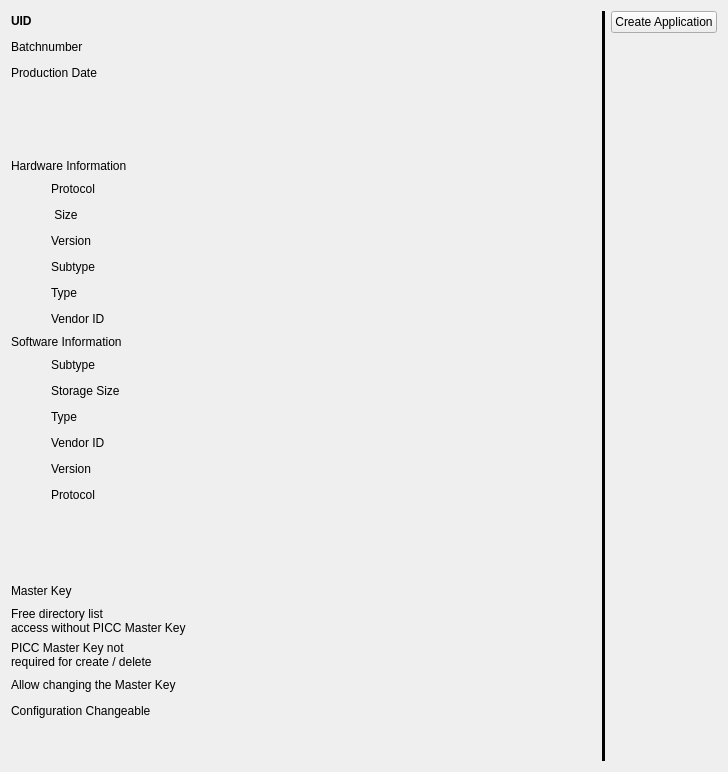
<?xml version="1.0" encoding="UTF-8"?>
<ui version="4.0">
 <class>CardWidget</class>
 <widget class="QWidget" name="CardWidget">
  <property name="geometry">
   <rect>
    <x>0</x>
    <y>0</y>
    <width>728</width>
    <height>772</height>
   </rect>
  </property>
  <property name="windowTitle">
   <string>CardWidget</string>
  </property>
  <layout class="QHBoxLayout" name="horizontalLayout_22">
   <item>
    <layout class="QVBoxLayout" name="verticalLayout_2">
     <item>
      <layout class="QHBoxLayout" name="horizontalLayout">
       <item>
        <widget class="QLabel" name="label">
         <property name="minimumSize">
          <size>
           <width>50</width>
           <height>0</height>
          </size>
         </property>
         <property name="font">
          <font>
           <weight>75</weight>
           <bold>true</bold>
          </font>
         </property>
         <property name="text">
          <string>UID</string>
         </property>
         <property name="alignment">
          <set>Qt::AlignLeading|Qt::AlignLeft|Qt::AlignVCenter</set>
         </property>
        </widget>
       </item>
       <item>
        <spacer name="horizontalSpacer">
         <property name="orientation">
          <enum>Qt::Horizontal</enum>
         </property>
         <property name="sizeType">
          <enum>QSizePolicy::Expanding</enum>
         </property>
         <property name="sizeHint" stdset="0">
          <size>
           <width>40</width>
           <height>20</height>
          </size>
         </property>
        </spacer>
       </item>
       <item>
        <widget class="QLabel" name="uid">
         <property name="text">
          <string/>
         </property>
         <property name="textInteractionFlags">
          <set>Qt::LinksAccessibleByMouse|Qt::TextSelectableByMouse</set>
         </property>
        </widget>
       </item>
      </layout>
     </item>
     <item>
      <layout class="QHBoxLayout" name="horizontalLayout_2">
       <item>
        <widget class="QLabel" name="label_2">
         <property name="text">
          <string>Batchnumber</string>
         </property>
        </widget>
       </item>
       <item>
        <spacer name="horizontalSpacer_14">
         <property name="orientation">
          <enum>Qt::Horizontal</enum>
         </property>
         <property name="sizeHint" stdset="0">
          <size>
           <width>40</width>
           <height>20</height>
          </size>
         </property>
        </spacer>
       </item>
       <item>
        <widget class="QLabel" name="batchnumber">
         <property name="text">
          <string/>
         </property>
         <property name="textInteractionFlags">
          <set>Qt::LinksAccessibleByMouse|Qt::TextSelectableByMouse</set>
         </property>
        </widget>
       </item>
      </layout>
     </item>
     <item>
      <layout class="QHBoxLayout" name="horizontalLayout_3">
       <item>
        <widget class="QLabel" name="label_3">
         <property name="text">
          <string>Production Date</string>
         </property>
        </widget>
       </item>
       <item>
        <spacer name="horizontalSpacer_15">
         <property name="orientation">
          <enum>Qt::Horizontal</enum>
         </property>
         <property name="sizeHint" stdset="0">
          <size>
           <width>40</width>
           <height>20</height>
          </size>
         </property>
        </spacer>
       </item>
       <item>
        <widget class="QLabel" name="production_date">
         <property name="text">
          <string/>
         </property>
         <property name="textInteractionFlags">
          <set>Qt::LinksAccessibleByMouse|Qt::TextSelectableByMouse</set>
         </property>
        </widget>
       </item>
      </layout>
     </item>
     <item>
      <spacer name="verticalSpacer_2">
       <property name="orientation">
        <enum>Qt::Vertical</enum>
       </property>
       <property name="sizeType">
        <enum>QSizePolicy::MinimumExpanding</enum>
       </property>
       <property name="sizeHint" stdset="0">
        <size>
         <width>20</width>
         <height>40</height>
        </size>
       </property>
      </spacer>
     </item>
     <item>
      <widget class="QLabel" name="label_4">
       <property name="text">
        <string>Hardware Information</string>
       </property>
      </widget>
     </item>
     <item>
      <layout class="QHBoxLayout" name="horizontalLayout_9">
       <item>
        <spacer name="horizontalSpacer_7">
         <property name="orientation">
          <enum>Qt::Horizontal</enum>
         </property>
         <property name="sizeType">
          <enum>QSizePolicy::Maximum</enum>
         </property>
         <property name="sizeHint" stdset="0">
          <size>
           <width>40</width>
           <height>20</height>
          </size>
         </property>
        </spacer>
       </item>
       <item>
        <widget class="QLabel" name="label_14">
         <property name="text">
          <string>Protocol</string>
         </property>
        </widget>
       </item>
       <item>
        <spacer name="horizontalSpacer_21">
         <property name="orientation">
          <enum>Qt::Horizontal</enum>
         </property>
         <property name="sizeHint" stdset="0">
          <size>
           <width>40</width>
           <height>20</height>
          </size>
         </property>
        </spacer>
       </item>
       <item>
        <widget class="QLabel" name="hardware_protocol">
         <property name="text">
          <string/>
         </property>
         <property name="textInteractionFlags">
          <set>Qt::LinksAccessibleByMouse|Qt::TextSelectableByMouse</set>
         </property>
        </widget>
       </item>
      </layout>
     </item>
     <item>
      <layout class="QHBoxLayout" name="horizontalLayout_8">
       <item>
        <spacer name="horizontalSpacer_6">
         <property name="orientation">
          <enum>Qt::Horizontal</enum>
         </property>
         <property name="sizeType">
          <enum>QSizePolicy::Maximum</enum>
         </property>
         <property name="sizeHint" stdset="0">
          <size>
           <width>40</width>
           <height>20</height>
          </size>
         </property>
        </spacer>
       </item>
       <item>
        <widget class="QLabel" name="label_15">
         <property name="text">
          <string> Size</string>
         </property>
        </widget>
       </item>
       <item>
        <spacer name="horizontalSpacer_20">
         <property name="orientation">
          <enum>Qt::Horizontal</enum>
         </property>
         <property name="sizeHint" stdset="0">
          <size>
           <width>40</width>
           <height>20</height>
          </size>
         </property>
        </spacer>
       </item>
       <item>
        <widget class="QLabel" name="hardware_storage_size">
         <property name="text">
          <string/>
         </property>
         <property name="textInteractionFlags">
          <set>Qt::LinksAccessibleByMouse|Qt::TextSelectableByMouse</set>
         </property>
        </widget>
       </item>
      </layout>
     </item>
     <item>
      <layout class="QHBoxLayout" name="horizontalLayout_7">
       <item>
        <spacer name="horizontalSpacer_5">
         <property name="orientation">
          <enum>Qt::Horizontal</enum>
         </property>
         <property name="sizeType">
          <enum>QSizePolicy::Maximum</enum>
         </property>
         <property name="sizeHint" stdset="0">
          <size>
           <width>40</width>
           <height>20</height>
          </size>
         </property>
        </spacer>
       </item>
       <item>
        <widget class="QLabel" name="label_16">
         <property name="text">
          <string>Version</string>
         </property>
        </widget>
       </item>
       <item>
        <spacer name="horizontalSpacer_19">
         <property name="orientation">
          <enum>Qt::Horizontal</enum>
         </property>
         <property name="sizeHint" stdset="0">
          <size>
           <width>40</width>
           <height>20</height>
          </size>
         </property>
        </spacer>
       </item>
       <item>
        <widget class="QLabel" name="hardware_version">
         <property name="text">
          <string/>
         </property>
         <property name="textInteractionFlags">
          <set>Qt::LinksAccessibleByMouse|Qt::TextSelectableByMouse</set>
         </property>
        </widget>
       </item>
      </layout>
     </item>
     <item>
      <layout class="QHBoxLayout" name="horizontalLayout_6">
       <item>
        <spacer name="horizontalSpacer_4">
         <property name="orientation">
          <enum>Qt::Horizontal</enum>
         </property>
         <property name="sizeType">
          <enum>QSizePolicy::Maximum</enum>
         </property>
         <property name="sizeHint" stdset="0">
          <size>
           <width>40</width>
           <height>20</height>
          </size>
         </property>
        </spacer>
       </item>
       <item>
        <widget class="QLabel" name="label_17">
         <property name="text">
          <string>Subtype</string>
         </property>
        </widget>
       </item>
       <item>
        <spacer name="horizontalSpacer_18">
         <property name="orientation">
          <enum>Qt::Horizontal</enum>
         </property>
         <property name="sizeHint" stdset="0">
          <size>
           <width>40</width>
           <height>20</height>
          </size>
         </property>
        </spacer>
       </item>
       <item>
        <widget class="QLabel" name="hardware_subtype">
         <property name="text">
          <string/>
         </property>
         <property name="textInteractionFlags">
          <set>Qt::LinksAccessibleByMouse|Qt::TextSelectableByMouse</set>
         </property>
        </widget>
       </item>
      </layout>
     </item>
     <item>
      <layout class="QHBoxLayout" name="horizontalLayout_5">
       <item>
        <spacer name="horizontalSpacer_3">
         <property name="orientation">
          <enum>Qt::Horizontal</enum>
         </property>
         <property name="sizeType">
          <enum>QSizePolicy::Maximum</enum>
         </property>
         <property name="sizeHint" stdset="0">
          <size>
           <width>40</width>
           <height>20</height>
          </size>
         </property>
        </spacer>
       </item>
       <item>
        <widget class="QLabel" name="label_18">
         <property name="text">
          <string>Type</string>
         </property>
        </widget>
       </item>
       <item>
        <spacer name="horizontalSpacer_17">
         <property name="orientation">
          <enum>Qt::Horizontal</enum>
         </property>
         <property name="sizeHint" stdset="0">
          <size>
           <width>40</width>
           <height>20</height>
          </size>
         </property>
        </spacer>
       </item>
       <item>
        <widget class="QLabel" name="hardware_type">
         <property name="text">
          <string/>
         </property>
         <property name="textInteractionFlags">
          <set>Qt::LinksAccessibleByMouse|Qt::TextSelectableByMouse</set>
         </property>
        </widget>
       </item>
      </layout>
     </item>
     <item>
      <layout class="QHBoxLayout" name="horizontalLayout_4">
       <item>
        <spacer name="horizontalSpacer_2">
         <property name="orientation">
          <enum>Qt::Horizontal</enum>
         </property>
         <property name="sizeType">
          <enum>QSizePolicy::Maximum</enum>
         </property>
         <property name="sizeHint" stdset="0">
          <size>
           <width>40</width>
           <height>20</height>
          </size>
         </property>
        </spacer>
       </item>
       <item>
        <widget class="QLabel" name="label_21">
         <property name="text">
          <string>Vendor ID</string>
         </property>
        </widget>
       </item>
       <item>
        <spacer name="horizontalSpacer_16">
         <property name="orientation">
          <enum>Qt::Horizontal</enum>
         </property>
         <property name="sizeHint" stdset="0">
          <size>
           <width>40</width>
           <height>20</height>
          </size>
         </property>
        </spacer>
       </item>
       <item>
        <widget class="QLabel" name="hardware_vendor_id">
         <property name="text">
          <string/>
         </property>
         <property name="textInteractionFlags">
          <set>Qt::LinksAccessibleByMouse|Qt::TextSelectableByMouse</set>
         </property>
        </widget>
       </item>
      </layout>
     </item>
     <item>
      <widget class="QLabel" name="label_13">
       <property name="text">
        <string>Software Information</string>
       </property>
      </widget>
     </item>
     <item>
      <layout class="QHBoxLayout" name="horizontalLayout_13">
       <item>
        <spacer name="horizontalSpacer_10">
         <property name="orientation">
          <enum>Qt::Horizontal</enum>
         </property>
         <property name="sizeType">
          <enum>QSizePolicy::Maximum</enum>
         </property>
         <property name="sizeHint" stdset="0">
          <size>
           <width>40</width>
           <height>20</height>
          </size>
         </property>
        </spacer>
       </item>
       <item>
        <widget class="QLabel" name="label_6">
         <property name="text">
          <string>Subtype</string>
         </property>
        </widget>
       </item>
       <item>
        <spacer name="horizontalSpacer_24">
         <property name="orientation">
          <enum>Qt::Horizontal</enum>
         </property>
         <property name="sizeHint" stdset="0">
          <size>
           <width>40</width>
           <height>20</height>
          </size>
         </property>
        </spacer>
       </item>
       <item>
        <widget class="QLabel" name="software_subtype">
         <property name="text">
          <string/>
         </property>
         <property name="textInteractionFlags">
          <set>Qt::LinksAccessibleByMouse|Qt::TextSelectableByMouse</set>
         </property>
        </widget>
       </item>
      </layout>
     </item>
     <item>
      <layout class="QHBoxLayout" name="horizontalLayout_15">
       <item>
        <spacer name="horizontalSpacer_12">
         <property name="orientation">
          <enum>Qt::Horizontal</enum>
         </property>
         <property name="sizeType">
          <enum>QSizePolicy::Maximum</enum>
         </property>
         <property name="sizeHint" stdset="0">
          <size>
           <width>40</width>
           <height>20</height>
          </size>
         </property>
        </spacer>
       </item>
       <item>
        <widget class="QLabel" name="label_8">
         <property name="text">
          <string>Storage Size</string>
         </property>
        </widget>
       </item>
       <item>
        <spacer name="horizontalSpacer_26">
         <property name="orientation">
          <enum>Qt::Horizontal</enum>
         </property>
         <property name="sizeHint" stdset="0">
          <size>
           <width>40</width>
           <height>20</height>
          </size>
         </property>
        </spacer>
       </item>
       <item>
        <widget class="QLabel" name="software_storage_size">
         <property name="text">
          <string/>
         </property>
         <property name="textInteractionFlags">
          <set>Qt::LinksAccessibleByMouse|Qt::TextSelectableByMouse</set>
         </property>
        </widget>
       </item>
      </layout>
     </item>
     <item>
      <layout class="QHBoxLayout" name="horizontalLayout_12">
       <item>
        <spacer name="horizontalSpacer_9">
         <property name="orientation">
          <enum>Qt::Horizontal</enum>
         </property>
         <property name="sizeType">
          <enum>QSizePolicy::Maximum</enum>
         </property>
         <property name="sizeHint" stdset="0">
          <size>
           <width>40</width>
           <height>20</height>
          </size>
         </property>
        </spacer>
       </item>
       <item>
        <widget class="QLabel" name="label_5">
         <property name="text">
          <string>Type</string>
         </property>
        </widget>
       </item>
       <item>
        <spacer name="horizontalSpacer_23">
         <property name="orientation">
          <enum>Qt::Horizontal</enum>
         </property>
         <property name="sizeHint" stdset="0">
          <size>
           <width>40</width>
           <height>20</height>
          </size>
         </property>
        </spacer>
       </item>
       <item>
        <widget class="QLabel" name="software_type">
         <property name="text">
          <string/>
         </property>
         <property name="textInteractionFlags">
          <set>Qt::LinksAccessibleByMouse|Qt::TextSelectableByMouse</set>
         </property>
        </widget>
       </item>
      </layout>
     </item>
     <item>
      <layout class="QHBoxLayout" name="horizontalLayout_11">
       <item>
        <spacer name="horizontalSpacer_8">
         <property name="orientation">
          <enum>Qt::Horizontal</enum>
         </property>
         <property name="sizeType">
          <enum>QSizePolicy::Maximum</enum>
         </property>
         <property name="sizeHint" stdset="0">
          <size>
           <width>40</width>
           <height>20</height>
          </size>
         </property>
        </spacer>
       </item>
       <item>
        <widget class="QLabel" name="label_12">
         <property name="text">
          <string>Vendor ID</string>
         </property>
        </widget>
       </item>
       <item>
        <spacer name="horizontalSpacer_22">
         <property name="orientation">
          <enum>Qt::Horizontal</enum>
         </property>
         <property name="sizeHint" stdset="0">
          <size>
           <width>40</width>
           <height>20</height>
          </size>
         </property>
        </spacer>
       </item>
       <item>
        <widget class="QLabel" name="software_vendor_id">
         <property name="text">
          <string/>
         </property>
         <property name="textInteractionFlags">
          <set>Qt::LinksAccessibleByMouse|Qt::TextSelectableByMouse</set>
         </property>
        </widget>
       </item>
      </layout>
     </item>
     <item>
      <layout class="QHBoxLayout" name="horizontalLayout_14">
       <item>
        <spacer name="horizontalSpacer_11">
         <property name="orientation">
          <enum>Qt::Horizontal</enum>
         </property>
         <property name="sizeType">
          <enum>QSizePolicy::Maximum</enum>
         </property>
         <property name="sizeHint" stdset="0">
          <size>
           <width>40</width>
           <height>20</height>
          </size>
         </property>
        </spacer>
       </item>
       <item>
        <widget class="QLabel" name="label_7">
         <property name="text">
          <string>Version</string>
         </property>
        </widget>
       </item>
       <item>
        <spacer name="horizontalSpacer_25">
         <property name="orientation">
          <enum>Qt::Horizontal</enum>
         </property>
         <property name="sizeHint" stdset="0">
          <size>
           <width>40</width>
           <height>20</height>
          </size>
         </property>
        </spacer>
       </item>
       <item>
        <widget class="QLabel" name="software_version">
         <property name="text">
          <string/>
         </property>
         <property name="textInteractionFlags">
          <set>Qt::LinksAccessibleByMouse|Qt::TextSelectableByMouse</set>
         </property>
        </widget>
       </item>
      </layout>
     </item>
     <item>
      <layout class="QHBoxLayout" name="horizontalLayout_16">
       <item>
        <spacer name="horizontalSpacer_13">
         <property name="orientation">
          <enum>Qt::Horizontal</enum>
         </property>
         <property name="sizeType">
          <enum>QSizePolicy::Maximum</enum>
         </property>
         <property name="sizeHint" stdset="0">
          <size>
           <width>40</width>
           <height>20</height>
          </size>
         </property>
        </spacer>
       </item>
       <item>
        <widget class="QLabel" name="label_9">
         <property name="text">
          <string>Protocol</string>
         </property>
        </widget>
       </item>
       <item>
        <spacer name="horizontalSpacer_27">
         <property name="orientation">
          <enum>Qt::Horizontal</enum>
         </property>
         <property name="sizeHint" stdset="0">
          <size>
           <width>40</width>
           <height>20</height>
          </size>
         </property>
        </spacer>
       </item>
       <item>
        <widget class="QLabel" name="software_protocol">
         <property name="text">
          <string/>
         </property>
         <property name="textInteractionFlags">
          <set>Qt::LinksAccessibleByMouse|Qt::TextSelectableByMouse</set>
         </property>
        </widget>
       </item>
      </layout>
     </item>
     <item>
      <spacer name="verticalSpacer_3">
       <property name="orientation">
        <enum>Qt::Vertical</enum>
       </property>
       <property name="sizeType">
        <enum>QSizePolicy::MinimumExpanding</enum>
       </property>
       <property name="sizeHint" stdset="0">
        <size>
         <width>20</width>
         <height>40</height>
        </size>
       </property>
      </spacer>
     </item>
     <item>
      <layout class="QHBoxLayout" name="horizontalLayout_17">
       <item>
        <widget class="QLabel" name="label_10">
         <property name="text">
          <string>Master Key</string>
         </property>
        </widget>
       </item>
       <item>
        <spacer name="horizontalSpacer_28">
         <property name="orientation">
          <enum>Qt::Horizontal</enum>
         </property>
         <property name="sizeHint" stdset="0">
          <size>
           <width>40</width>
           <height>20</height>
          </size>
         </property>
        </spacer>
       </item>
       <item>
        <widget class="QLabel" name="master_key">
         <property name="text">
          <string/>
         </property>
         <property name="textInteractionFlags">
          <set>Qt::LinksAccessibleByMouse|Qt::TextSelectableByMouse</set>
         </property>
        </widget>
       </item>
      </layout>
     </item>
     <item>
      <layout class="QHBoxLayout" name="horizontalLayout_20">
       <item>
        <widget class="QLabel" name="label_23">
         <property name="text">
          <string>Free directory list
access without PICC Master Key</string>
         </property>
        </widget>
       </item>
       <item>
        <spacer name="horizontalSpacer_31">
         <property name="orientation">
          <enum>Qt::Horizontal</enum>
         </property>
         <property name="sizeHint" stdset="0">
          <size>
           <width>40</width>
           <height>20</height>
          </size>
         </property>
        </spacer>
       </item>
       <item>
        <widget class="QLabel" name="free_directory_list_access">
         <property name="text">
          <string/>
         </property>
         <property name="textInteractionFlags">
          <set>Qt::LinksAccessibleByMouse|Qt::TextSelectableByMouse</set>
         </property>
        </widget>
       </item>
      </layout>
     </item>
     <item>
      <layout class="QHBoxLayout" name="horizontalLayout_19">
       <item>
        <widget class="QLabel" name="label_24">
         <property name="text">
          <string>PICC Master Key not
required for create / delete</string>
         </property>
        </widget>
       </item>
       <item>
        <spacer name="horizontalSpacer_30">
         <property name="orientation">
          <enum>Qt::Horizontal</enum>
         </property>
         <property name="sizeHint" stdset="0">
          <size>
           <width>40</width>
           <height>20</height>
          </size>
         </property>
        </spacer>
       </item>
       <item>
        <widget class="QLabel" name="master_key_not_req">
         <property name="text">
          <string/>
         </property>
         <property name="textInteractionFlags">
          <set>Qt::LinksAccessibleByMouse|Qt::TextSelectableByMouse</set>
         </property>
        </widget>
       </item>
      </layout>
     </item>
     <item>
      <layout class="QHBoxLayout" name="horizontalLayout_21">
       <item>
        <widget class="QLabel" name="label_22">
         <property name="text">
          <string>Allow changing the Master Key</string>
         </property>
        </widget>
       </item>
       <item>
        <spacer name="horizontalSpacer_32">
         <property name="orientation">
          <enum>Qt::Horizontal</enum>
         </property>
         <property name="sizeHint" stdset="0">
          <size>
           <width>40</width>
           <height>20</height>
          </size>
         </property>
        </spacer>
       </item>
       <item>
        <widget class="QLabel" name="allow_change_master_key">
         <property name="text">
          <string/>
         </property>
         <property name="textInteractionFlags">
          <set>Qt::LinksAccessibleByMouse|Qt::TextSelectableByMouse</set>
         </property>
        </widget>
       </item>
      </layout>
     </item>
     <item>
      <layout class="QHBoxLayout" name="horizontalLayout_18">
       <item>
        <widget class="QLabel" name="label_11">
         <property name="text">
          <string>Configuration Changeable</string>
         </property>
        </widget>
       </item>
       <item>
        <spacer name="horizontalSpacer_29">
         <property name="orientation">
          <enum>Qt::Horizontal</enum>
         </property>
         <property name="sizeHint" stdset="0">
          <size>
           <width>40</width>
           <height>20</height>
          </size>
         </property>
        </spacer>
       </item>
       <item>
        <widget class="QLabel" name="config_changeable">
         <property name="text">
          <string/>
         </property>
         <property name="textInteractionFlags">
          <set>Qt::LinksAccessibleByMouse|Qt::TextSelectableByMouse</set>
         </property>
        </widget>
       </item>
      </layout>
     </item>
     <item>
      <spacer name="verticalSpacer">
       <property name="orientation">
        <enum>Qt::Vertical</enum>
       </property>
       <property name="sizeType">
        <enum>QSizePolicy::Minimum</enum>
       </property>
       <property name="sizeHint" stdset="0">
        <size>
         <width>20</width>
         <height>40</height>
        </size>
       </property>
      </spacer>
     </item>
    </layout>
   </item>
   <item>
    <widget class="Line" name="line">
     <property name="frameShadow">
      <enum>QFrame::Plain</enum>
     </property>
     <property name="lineWidth">
      <number>3</number>
     </property>
     <property name="orientation">
      <enum>Qt::Vertical</enum>
     </property>
    </widget>
   </item>
   <item>
    <layout class="QVBoxLayout" name="verticalLayout">
     <item>
      <widget class="QPushButton" name="buttonCreateApplication">
       <property name="text">
        <string>Create Application</string>
       </property>
      </widget>
     </item>
     <item>
      <spacer name="verticalSpacer_4">
       <property name="orientation">
        <enum>Qt::Vertical</enum>
       </property>
       <property name="sizeHint" stdset="0">
        <size>
         <width>20</width>
         <height>40</height>
        </size>
       </property>
      </spacer>
     </item>
    </layout>
   </item>
  </layout>
 </widget>
 <layoutdefault spacing="6" margin="11"/>
 <resources/>
 <connections/>
</ui>
